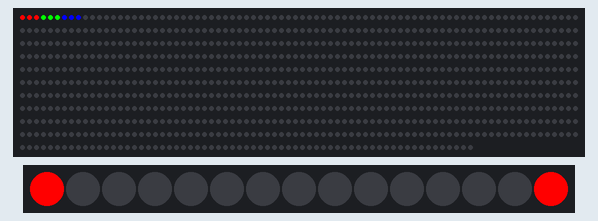
The program below on a simulated CircuitPython board. Shown: 865 RGB LEDs in strip order, left to right, continuing on the next row, 15 RGB LEDs in strip order, left to right. What the program prints to the serial console is not drawn.

Above: at 0.08 s.

The program:

led_test.py
```python
"""

    Pick-by-Light System
    -----------------------------------------------------------------------------------
    Test program for Raspberry Pi to control two WS2812B LED strips.

    The circuit shown in 'setup_led_test.pdf' was set up for this test.

    First, a few LEDs are switched on selectively.
    Then a running light is started, which runs through the entire strip repeatedly.
    This allows you to check whether each individual LED on the strip is still working.

    Author: Andreas Katzenberger
    Date: 2026-02-22

"""

import time

import board
import neopixel

# Configuration
LED_PIN_LARGE_STRIP = board.D12  # GPIO 12
LED_PIN_SHORT_STRIP = board.D13  # GPIO 13
LED_COUNT_LARGE_STRIP = 865  # Number of LEDs in the large strip
LED_COUNT_SHORT_STRIP = 15  # Number of LEDs in the short strip
ORDER = neopixel.GRB  # Color Sequence

# Initialization of the LED strips
pixels_long: neopixel.NeoPixel = neopixel.NeoPixel(
    LED_PIN_LARGE_STRIP,
    LED_COUNT_LARGE_STRIP,
    brightness=1.0,  # 0.0 to 1.0
    auto_write=False,  # Only update when the .show() command is executed
    pixel_order=ORDER,
)

pixels_short: neopixel.NeoPixel = neopixel.NeoPixel(
    LED_PIN_SHORT_STRIP,
    LED_COUNT_SHORT_STRIP,
    brightness=1.0,  # 0.0 to 1.0
    auto_write=False,  # Only update when the .show() command is executed
    pixel_order=ORDER,
)


def main():
    # Turn off all LEDs
    pixels_long.fill((0, 0, 0))
    pixels_short.fill((0, 0, 0))

    # Light up some LEDs, index starts at 0
    pixels_long[0] = (255, 0, 0)  # (Red, Green, Blue)
    pixels_short[0] = (255, 0, 0)  # (Red, Green, Blue)
    pixels_short[14] = (255, 0, 0)  # (Red, Green, Blue)

    pixels_long[122] = (255, 0, 0)  # (Red, Green, Blue)
    pixels_long[123] = (255, 0, 0)  # (Red, Green, Blue)
    pixels_long[124] = (255, 0, 0)  # (Red, Green, Blue)
    pixels_long[125] = (255, 0, 0)  # (Red, Green, Blue)

    # Send changes to the strips
    pixels_long.show()
    pixels_short.show()
    print("Die LEDs leuchten nun rot.")

    # Start running lights
    i: int = 0
    while True:
        pixels_long.fill((0, 0, 0))
        pixels_long[i % LED_COUNT_LARGE_STRIP] = (255, 0, 0)  # (Red, Green, Blue)
        pixels_long[(i + 1) % LED_COUNT_LARGE_STRIP] = (255, 0, 0)  # (Red, Green, Blue)
        pixels_long[(i + 2) % LED_COUNT_LARGE_STRIP] = (255, 0, 0)  # (Red, Green, Blue)
        pixels_long[(i + 3) % LED_COUNT_LARGE_STRIP] = (0, 255, 0)  # (Red, Green, Blue)
        pixels_long[(i + 4) % LED_COUNT_LARGE_STRIP] = (0, 255, 0)  # (Red, Green, Blue)
        pixels_long[(i + 5) % LED_COUNT_LARGE_STRIP] = (0, 255, 0)  # (Red, Green, Blue)
        pixels_long[(i + 6) % LED_COUNT_LARGE_STRIP] = (0, 0, 255)  # (Red, Green, Blue)
        pixels_long[(i + 7) % LED_COUNT_LARGE_STRIP] = (0, 0, 255)  # (Red, Green, Blue)
        pixels_long[(i + 8) % LED_COUNT_LARGE_STRIP] = (0, 0, 255)  # (Red, Green, Blue)
        i += 1
        if i >= LED_COUNT_LARGE_STRIP:
            i = 0
        pixels_long.show()
        time.sleep(0.01)


if __name__ == "__main__":
    try:
        main()
        exit(0)
    except KeyboardInterrupt:
        # All LEDs off when canceled
        pixels_long.fill((0, 0, 0))
        pixels_long.show()
        pixels_short.fill((0, 0, 0))
        pixels_short.show()
```
